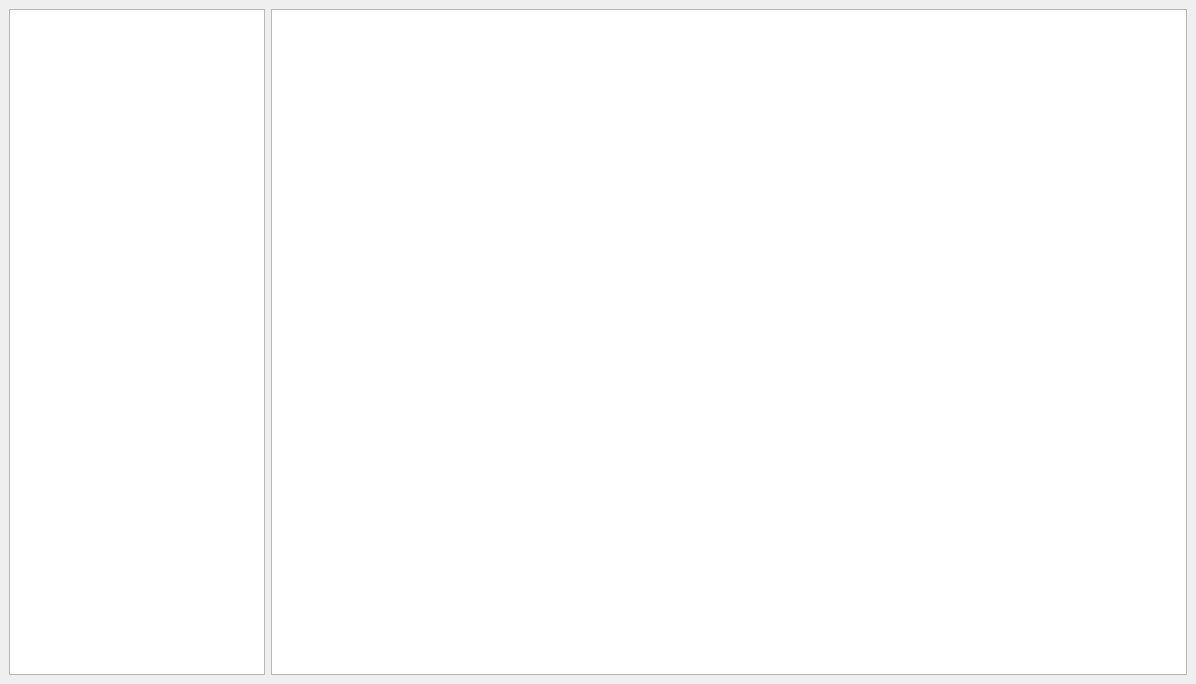
<?xml version="1.0" encoding="UTF-8"?>
<ui version="4.0">
 <class>MainWindow</class>
 <widget class="QMainWindow" name="MainWindow">
  <property name="geometry">
   <rect>
    <x>0</x>
    <y>0</y>
    <width>1196</width>
    <height>684</height>
   </rect>
  </property>
  <property name="windowTitle">
   <string>BH Log Viewer</string>
  </property>
  <widget class="QWidget" name="centralwidget">
   <layout class="QGridLayout" name="gridLayout">
    <item row="0" column="0">
     <layout class="QHBoxLayout" name="horizontalLayout">
      <item>
       <widget class="QTreeView" name="categories">
        <property name="sizePolicy">
         <sizepolicy hsizetype="Fixed" vsizetype="Expanding">
          <horstretch>0</horstretch>
          <verstretch>0</verstretch>
         </sizepolicy>
        </property>
        <property name="editTriggers">
         <set>QAbstractItemView::NoEditTriggers</set>
        </property>
        <property name="selectionMode">
         <enum>QAbstractItemView::ExtendedSelection</enum>
        </property>
        <property name="selectionBehavior">
         <enum>QAbstractItemView::SelectRows</enum>
        </property>
        <property name="rootIsDecorated">
         <bool>false</bool>
        </property>
       </widget>
      </item>
      <item>
       <widget class="QTreeView" name="log_view">
        <property name="editTriggers">
         <set>QAbstractItemView::NoEditTriggers</set>
        </property>
        <property name="rootIsDecorated">
         <bool>false</bool>
        </property>
       </widget>
      </item>
     </layout>
    </item>
   </layout>
  </widget>
 </widget>
 <resources/>
 <connections/>
</ui>
